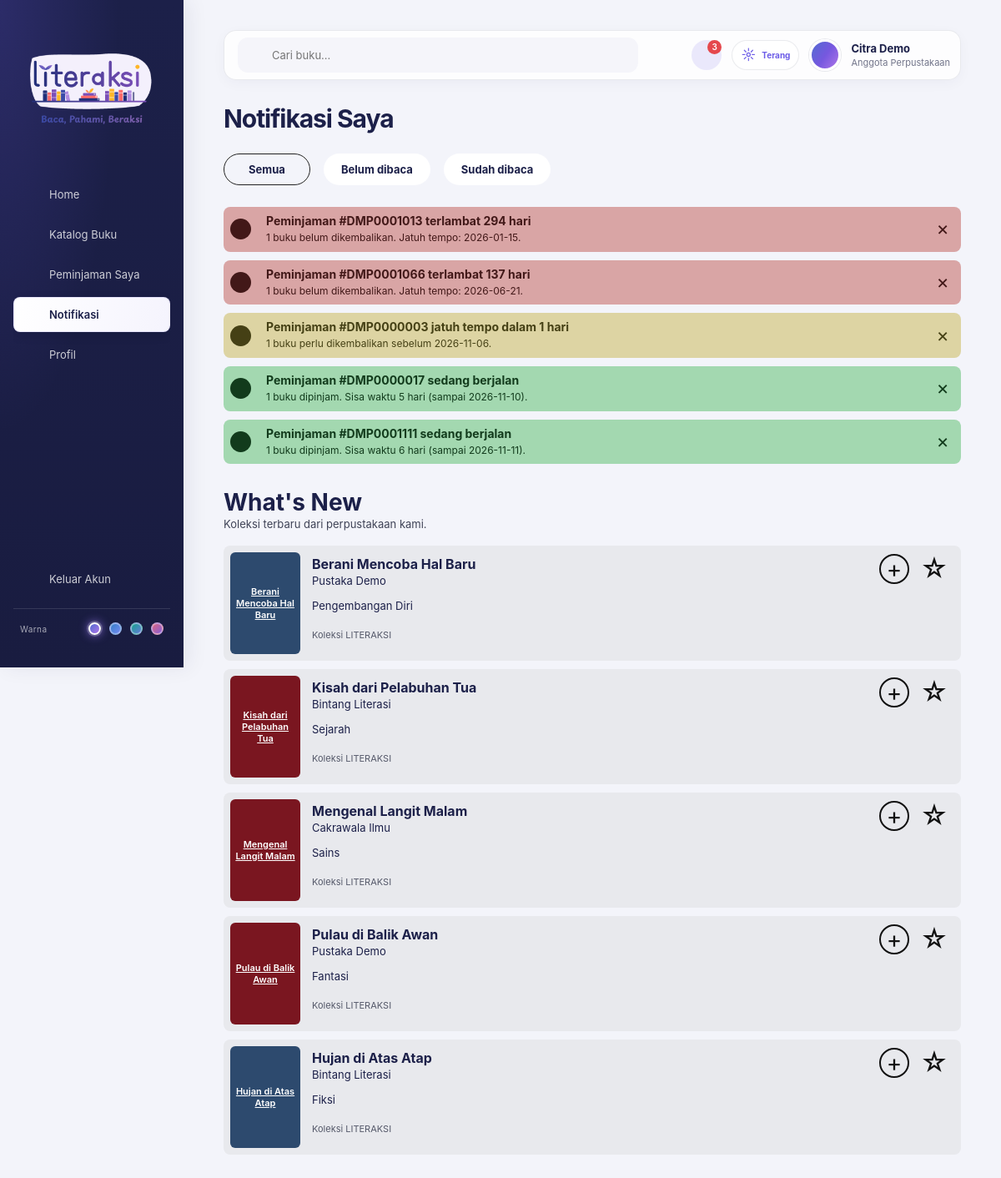
Page /notifikasi.php (signed in) on the committed database.
### tables this page shows
CREATE TABLE IF NOT EXISTS `buku` (
    `id_buku` VARCHAR(10) NOT NULL,
    `judul` VARCHAR(200) NOT NULL,
    `id_kategori` VARCHAR(10) DEFAULT NULL,
    `id_penerbit` VARCHAR(10) DEFAULT NULL,
    PRIMARY KEY (`id_buku`),
    KEY `idx_buku_kategori` (`id_kategori`),
    KEY `idx_buku_penerbit` (`id_penerbit`),
    CONSTRAINT `fk_buku_kategori`
        FOREIGN KEY (`id_kategori`) REFERENCES `kategori` (`id_kategori`)
        ON UPDATE CASCADE ON DELETE SET NULL,
    CONSTRAINT `fk_buku_penerbit`
        FOREIGN KEY (`id_penerbit`) REFERENCES `penerbit` (`id_penerbit`)
        ON UPDATE CASCADE ON DELETE SET NULL
);

CREATE TABLE IF NOT EXISTS `penerbit` (
    `id_penerbit` VARCHAR(10) NOT NULL,
    `nama_penerbit` VARCHAR(100) NOT NULL,
    PRIMARY KEY (`id_penerbit`)
);

CREATE TABLE IF NOT EXISTS `kategori` (
    `id_kategori` VARCHAR(10) NOT NULL,
    `kategori` VARCHAR(100) NOT NULL,
    PRIMARY KEY (`id_kategori`)
);

### config.php (called while the page is built, shortened)
<?php
function book_cover_url(string $id): ?string
{
    $directory = __DIR__ . '/uploads/book-covers/';
    $filename = hash('sha256', $id);
    foreach (['jpg', 'png', 'gif', 'webp', 'avif', 'bmp', 'ico'] as $extension) {
        $path = $directory . $filename . '.' . $extension;
    }
    return null;
}

### notifikasi.php (the view, shortened to what this page needs)
<?php
require 'config.php';
require 'layout.php';
$user = $_SESSION['literaksi_user'];
$notifs = get_notifications($pdo, $user['NIS']);
$books = $pdo->query('SELECT b.id_buku, b.judul, k.kategori, p.nama_penerbit
    FROM buku b
    LEFT JOIN kategori k ON k.id_kategori = b.id_kategori
    LEFT JOIN penerbit p ON p.id_penerbit = b.id_penerbit
    ORDER BY b.id_buku DESC
    LIMIT 5')->fetchAll();
$palette = ['#5b8fc9', '#7a1620', '#2d4a6e', '#3b9a8f', '#6c5ce7', '#b5651d'];
?>
<!DOCTYPE html>
<html lang="id">
<head>
    <link rel="stylesheet" href="assets/css/style.css?v=<?= filemtime(__DIR__ . '/assets/css/style.css') ?>">
</head>
<body class="dash-body">
    <main class="main notifications-page" data-user="<?= htmlspecialchars((string) $user['NIS']) ?>">
        <h1 class="notification-heading">Notifikasi Saya</h1>
        <nav class="notification-filters" aria-label="Filter notifikasi">
            <button type="button" class="active" data-filter="all">Semua</button>
            <button type="button" data-filter="unread">Belum dibaca</button>
            <button type="button" data-filter="read">Sudah dibaca</button>
        </nav>
        <div class="notification-list" aria-live="polite">
            <?php foreach ($notifs as $notification):
                $notificationId = hash('sha256', $notification['title'] . '|' . $notification['text']);
                $kind = $notification['type'] === 'danger' ? 'error'
                    : ($notification['type'] === 'warn' ? 'warning' : 'success');
                $icon = $kind === 'success' ? 'check' : ($kind === 'error' ? 'close' : 'alert');
            ?>
                <article class="notification-item <?= $kind ?>" data-notification-id="<?= $notificationId ?>" data-state="unread">
                    <span class="notification-icon"><?= icon($icon, 16) ?></span>
                    <button class="notification-content" type="button" aria-label="Tandai sudah dibaca">
                        <strong><?= htmlspecialchars($notification['title']) ?></strong>
                        <span><?= htmlspecialchars($notification['text']) ?></span>
                    </button>
                    <button class="notification-dismiss" type="button" aria-label="Tutup notifikasi">&times;</button>
                </article>
            <?php endforeach; ?>
        </div>
        <section class="whats-new">
            <h2>What's New</h2>
            <p class="whats-new-subtitle">Koleksi terbaru dari perpustakaan kami.</p>
            <div class="new-books">
                <?php foreach ($books as $book):
                    $coverUrl = book_cover_url((string) $book['id_buku']);
                    $bookId = (string) $book['id_buku'];
                ?>
                    <article class="new-book" data-book-id="<?= htmlspecialchars($bookId) ?>">
                        <a class="new-book-cover" href="detail_buku.php?id=<?= rawurlencode($bookId) ?>"
                           style="background: <?= $palette[crc32($book['judul']) % count($palette)] ?>">
                            <?php if ($coverUrl !== null): ?>
                                <img src="<?= htmlspecialchars($coverUrl) ?>" alt="Sampul buku: <?= htmlspecialchars($book['judul']) ?>">
                            <?php else: ?>
                                <span><?= htmlspecialchars($book['judul']) ?></span>
                            <?php endif; ?>
                        </a>
                        <div class="new-book-info">
                            <strong><?= htmlspecialchars($book['judul']) ?></strong>
                            <span><?= htmlspecialchars($book['nama_penerbit'] ?? 'Penerbit tidak diketahui') ?></span>
                            <p><?= htmlspecialchars($book['kategori'] ?? 'Umum') ?></p>
                            <small>Koleksi LITERAKSI</small>
                        </div>
                        <div class="new-book-actions">
                            <a class="new-book-open" href="detail_buku.php?id=<?= rawurlencode($bookId) ?>"
                               aria-label="Lihat <?= htmlspecialchars($book['judul']) ?>" title="Lihat detail">+</a>
                            <button class="new-book-favorite" type="button" aria-label="Tambah ke favorit"
                                    aria-pressed="false" title="Tambah ke favorit">&#9734;</button>
                        </div>
                    </article>
                <?php endforeach; ?>
            </div>
        </section>
    </main>
</body>
</html>

### assets/css/style.css (style rules this page uses)
* { box-sizing: border-box; margin: 0; padding: 0; }
:root { --navy: #1c2049; --purple: #6c5ce7; --lilac: #a99cf5; --btn: #6b7ac9; --link: #1da1f2; }
body { font-family: "Poppins", "Inter", Arial, sans-serif; }
.dash-body { display: flex; min-height: 100vh; background: #f4f5fa; color: var(--navy); }
.main { flex: 1; padding: 20px 28px; min-width: 0; }
.notifications-page { padding: 28px clamp(20px, 5vw, 56px); }
.notification-heading { margin: 0 0 24px; font-size: 30px; line-height: 1.2; }
.notification-filters { display: flex; flex-wrap: wrap; gap: 16px; margin-bottom: 26px; }
.notification-filters button { min-width: 104px; padding: 10px 20px; border: 1px solid transparent; border-radius: 24px; background: #fff; color: var(--navy); font: inherit; font-size: 13px; font-weight: 700; cursor: pointer; }
.notification-filters button.active { border-color: #222; background: transparent; }
.notification-list { display: grid; gap: 10px; }
.notification-item { display: flex; min-height: 40px; align-items: center; gap: 18px; padding: 8px; border-radius: 8px; color: #1c2049; }
.notification-item.success { background: #a3d8b0; color: #123b1c; }
.notification-item.error { background: #d9a5a5; color: #421818; }
.notification-item.warning { background: #ddd4a3; color: #454015; }
.notification-icon { display: grid; width: 25px; height: 25px; flex: 0 0 25px; place-items: center; border-radius: 50%; background: currentColor; }
.notification-content { display: grid; flex: 1; gap: 2px; padding: 0; border: 0; background: transparent; color: inherit; text-align: left; font: inherit; cursor: pointer; }
.notification-content strong { font-size: 14px; line-height: 1.35; }
.notification-content span { font-size: 12px; line-height: 1.4; }
.notification-dismiss { flex: 0 0 28px; border: 0; background: transparent; color: inherit; font: inherit; font-size: 23px; line-height: 1; cursor: pointer; }
.whats-new { margin-top: 30px; }
.whats-new h2 { font-size: 28px; line-height: 1.2; }
.whats-new-subtitle { margin-bottom: 18px; color: #3f4356; font-size: 13px; }
.new-books { display: grid; gap: 10px; }
.new-book { display: flex; min-height: 138px; align-items: flex-start; gap: 14px; padding: 8px; border-radius: 8px; background: #e8e9ed; }
.new-book-cover { display: grid; width: 84px; height: 122px; flex: 0 0 84px; place-items: center; overflow: hidden; border-radius: 6px; color: #fff; font-size: 11px; font-weight: 600; text-align: center; }
.new-book-cover span { padding: 6px; }
.new-book-info { display: grid; flex: 1; align-content: start; gap: 2px; padding-top: 4px; }
.new-book-info strong { font-size: 16px; line-height: 1.25; }
.new-book-info > span, .new-book-info p { font-size: 13px; }
.new-book-info p { margin-top: 12px; }
.new-book-info small { margin-top: 18px; color: #55596a; font-size: 11px; }
.new-book-actions { display: flex; align-items: center; gap: 12px; padding: 2px 6px; }
.new-book-open, .new-book-favorite { display: grid; width: 36px; height: 36px; place-items: center; border: 0; background: transparent; color: #111; text-decoration: none; font: inherit; font-size: 32px; line-height: 1; cursor: pointer; }
.new-book-open { border: 2px solid currentColor; border-radius: 50%; font-size: 28px; }
:root { color-scheme: light; --page: #f3f4fa; --surface: #fff; --ink-muted: #72758a; --line: rgba(28, 32, 73, .09); --shadow-soft: 0 8px 26px rgba(28, 32, 73, .07); --shadow-raised: 0 16px 38px rgba(28, 32, 73, .12); --radius-card: 16px; --radius-control: 10px; }
html { min-height: 100%; scroll-behavior: smooth; }
body { color: var(--navy); text-rendering: optimizeLegibility; -webkit-font-smoothing: antialiased; }
button, input, select, textarea { font: inherit; }
button, a { -webkit-tap-highlight-color: transparent; }
.dash-body { background: var(--page); }
.main { padding: clamp(20px, 3vw, 38px) clamp(20px, 4vw, 52px); }
.page-title, .notification-heading { letter-spacing: -.035em; }
html { --accent-rgb: 108, 92, 231; --accent-gradient: linear-gradient(125deg, #536bd1 0%, #7658df 52%, #ad75e8 100%); }

### rows in the picture
buku: judul "Berani Mencoba Hal Baru", id_penerbit.nama_penerbit "Pustaka Demo", id_kategori.kategori "Pengembangan Diri"
buku: judul "Kisah dari Pelabuhan Tua", id_penerbit.nama_penerbit "Bintang Literasi", id_kategori.kategori "Sejarah"
buku: judul "Mengenal Langit Malam", id_penerbit.nama_penerbit "Cakrawala Ilmu", id_kategori.kategori "Sains"
buku: judul "Pulau di Balik Awan", id_penerbit.nama_penerbit "Pustaka Demo", id_kategori.kategori "Fantasi"
buku: judul "Hujan di Atas Atap", id_penerbit.nama_penerbit "Bintang Literasi", id_kategori.kategori "Fiksi"

### other values in the picture
$label "Home"
$label "Katalog Buku"
$label "Peminjaman Saya"
$label "Notifikasi"
$label "Profil"
$badge "3"
$user['nama'] "Citra Demo"
$notification['title'] "Peminjaman #DMP0001013 terlambat 294 hari"
$notification['text'] "1 buku belum dikembalikan. Jatuh tempo: 2026-01-15."
$notification['title'] "Peminjaman #DMP0001066 terlambat 137 hari"
$notification['text'] "1 buku belum dikembalikan. Jatuh tempo: 2026-06-21."
$notification['title'] "Peminjaman #DMP0000003 jatuh tempo dalam 1 hari"
$notification['text'] "1 buku perlu dikembalikan sebelum 2026-11-06."
$notification['title'] "Peminjaman #DMP0000017 sedang berjalan"
$notification['text'] "1 buku dipinjam. Sisa waktu 5 hari (sampai 2026-11-10)."
